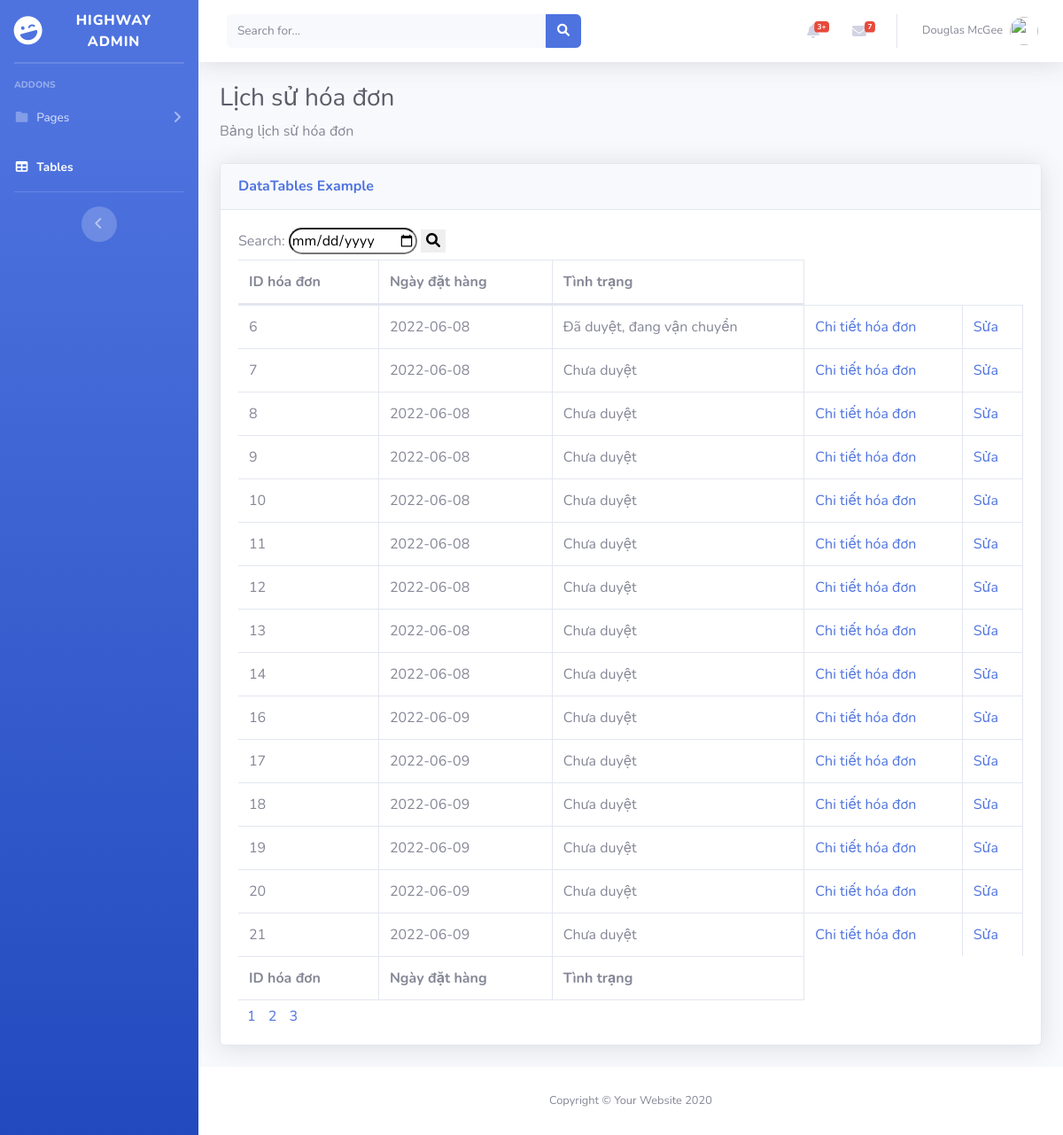
/back-end/php/quanlysp/lich_su_hoa_don.php (signed in), run on the app's committed database.
### tables this page shows
CREATE TABLE IF NOT EXISTS `bill` (
  `id_bill` int(10) NOT NULL AUTO_INCREMENT,
  `bill_type` varchar(50) NOT NULL,
  `id_customer` int(11) NOT NULL,
  `date` date NOT NULL,
  `status` int(11) NOT NULL,
  PRIMARY KEY (`id_bill`),
  KEY `id_customer` (`id_customer`)
);

### back-end/php/quanlysp/lich_su_hoa_don.php (the view, shortened to what this page needs)
<!DOCTYPE html>
<html lang="en">
<head>
    <link href="/Thời trang nam casual/back-end/vendor/fontawesome-free/css/all.min.css" rel="stylesheet" type="text/css">
        <link rel="stylesheet" href="/Thời trang nam casual/back-end/fontawesome-free-6.1.1-web/css/all.css">
    <link href="/Thời trang nam casual/back-end/css/sb-admin-2.min.css" rel="stylesheet">
    <link href="/Thời trang nam casual/back-end/vendor/datatables/dataTables.bootstrap4.min.css" rel="stylesheet">
</head>
<body id="page-top">
    <div id="wrapper">
        <ul class="navbar-nav bg-gradient-primary sidebar sidebar-dark accordion" id="accordionSidebar">
            <a class="sidebar-brand d-flex align-items-center justify-content-center" href="index.html">
                <div class="sidebar-brand-icon rotate-n-15">
                    <i class="fas fa-laugh-wink"></i>
                </div>
                <div class="sidebar-brand-text mx-3">HIGHWAY ADMIN</div>
            </a>
            <hr class="sidebar-divider my-0">
            <hr class="sidebar-divider">
            <div class="sidebar-heading">
                Addons
            </div>
            <li class="nav-item">
                <a class="nav-link collapsed" href="#" data-toggle="collapse" data-target="#collapsePages"
                    aria-expanded="true" aria-controls="collapsePages">
                    <i class="fas fa-fw fa-folder"></i>
                    <span>Pages</span>
                </a>
            </li>
            <li class="nav-item active">
                <a class="nav-link" href="tables.html">
                    <i class="fas fa-fw fa-table"></i>
                    <span>Tables</span></a>
            </li>
            <hr class="sidebar-divider d-none d-md-block">
            <div class="text-center d-none d-md-inline">
                <button class="rounded-circle border-0" id="sidebarToggle"></button>
            </div>
        </ul>
        <div id="content-wrapper" class="d-flex flex-column">
            <div id="content">
                <nav class="navbar navbar-expand navbar-light bg-white topbar mb-4 static-top shadow">
                    <form
                        class="d-none d-sm-inline-block form-inline mr-auto ml-md-3 my-2 my-md-0 mw-100 navbar-search">
                        <div class="input-group">
                            <input type="text" class="form-control bg-light border-0 small" placeholder="Search for..."
                                aria-label="Search" aria-describedby="basic-addon2">
                            <div class="input-group-append">
                                <button class="btn btn-primary" type="button">
                                    <i class="fas fa-search fa-sm"></i>
                                </button>
                            </div>
                        </div>
                    </form>
                    <ul class="navbar-nav ml-auto">
                        <li class="nav-item dropdown no-arrow mx-1">
                            <a class="nav-link dropdown-toggle" href="#" id="alertsDropdown" role="button"
                                data-toggle="dropdown" aria-haspopup="true" aria-expanded="false">
                                <i class="fas fa-bell fa-fw"></i>
                                <span class="badge badge-danger badge-counter">3+</span>
                            </a>
                        </li>
                        <li class="nav-item dropdown no-arrow mx-1">
                            <a class="nav-link dropdown-toggle" href="#" id="messagesDropdown" role="button"
                                data-toggle="dropdown" aria-haspopup="true" aria-expanded="false">
                                <i class="fas fa-envelope fa-fw"></i>
                                <span class="badge badge-danger badge-counter">7</span>
                            </a>
                        </li>
                        <li class="nav-item dropdown no-arrow">
                            <a class="nav-link dropdown-toggle" href="#" id="userDropdown" role="button"
                                data-toggle="dropdown" aria-haspopup="true" aria-expanded="false">
                                <span class="mr-2 d-none d-lg-inline text-gray-600 small">Douglas McGee</span>
                                <img class="img-profile rounded-circle"
                                    src="img/undraw_profile.svg">
                            </a>
                        </li>
                    </ul>
                </nav>
                <div class="container-fluid">
                    <h1 class="h3 mb-2 text-gray-800">Lịch sử hóa đơn</h1>
                    <p class="mb-4">Bảng lịch sử hóa đơn</p>
                    <div class="card shadow mb-4">
                        <div class="card-header py-3">
                            <h6 class="m-0 font-weight-bold text-primary">DataTables Example</h6>
                        </div>
                        <div class="card-body">
                        <div class="table-responsive">
                        <?php $search = $_GET['search'] ?? ''; ?>
                            <form action="" method="get">
    Search: <input style="border-radius:15px; " class="search"  type="date" name="search" value="<?php echo $search;?>">
    <button style="border: none;" class="search"><i class="fa-solid fa-magnifying-glass"></i></button>
</form>
                                <table class="table table-bordered" id="dataTable" width="100%" cellspacing="0">
                                    <thead>
                                        <tr>
                                            <th>ID hóa đơn</th>
                                            <th>Ngày đặt hàng</th>
                                            <th>Tình trạng</th>
                                        </tr>
                                    </thead>
                                    <tfoot>
                                        <tr>
                                            <th>ID hóa đơn</th>
                                            <th>Ngày đặt hàng</th>
                                            <th>Tình trạng</th>
                                        </tr>
                                    </tfoot>
                                    <?php
        require_once "../open-connect.php";
        $so_ban_ghi_1_trang = 15;
        if(isset($_GET['p'])){
            $p = $_GET['p'];
        }
        else {
            $p = 1;
        }
        $start = ($p - 1) * $so_ban_ghi_1_trang;
        $sql_tong_ban_ghi = "SELECT COUNT(bill.id_bill)
                AS tong_so_ban_ghi
                FROM bill
                WHERE bill.date LIKE '%$search%'  ";
        $result_tong_ban_ghi = mysqli_query($connect, $sql_tong_ban_ghi);
        foreach ($result_tong_ban_ghi as $each_tong_ban_ghi){
            $tong_so_ban_ghi = $each_tong_ban_ghi['tong_so_ban_ghi'];
        }
        $so_trang = ceil($tong_so_ban_ghi/$so_ban_ghi_1_trang);
        $id_customer = $_SESSION['id_customer'];
        $sql = "SELECT * FROM bill WHERE id_customer = '$id_customer'
                LIMIT $start, $so_ban_ghi_1_trang";
        $result = mysqli_query($connect, $sql);
        foreach ($result as $each){
?>
                                    <tbody>
                                        <tr>
                                            <td><?php echo $each['id_bill']; ?></td>
                                            <td><?php echo $each['date'];?></td>
                                        <td>
                                            <?php
                                                if($each['status'] == 0){
                                                    echo "Chưa duyệt";
                                                }
                                                elseif ($each['status'] == 1){
                                                    echo "Đã duyệt, đang vận chuyển";
                                                }
                                                elseif ($each['status'] == 2){
                                                    echo "Đã xong";
                                                }
                                                elseif ($each['status'] == 3){
                                                    echo "Hủy";
                                                }
                                            ?>
                                        </td>
                                        <td>
                                        <a href="chi_tiet_hoa_don.php?id_bill=<?php echo $each['id_bill'];?>">
                                            Chi tiết hóa đơn
                                        </a>
                                        </td>
                                        <td>
                                            <a href="sua_lich_su.php?status=<?php echo $each['status'];?>
                                            &id_bill=<?php echo $each['id_bill'];?>
                                            ">
                                                Sửa
                                            </a>
                                        </td>
                                        </tr>
                                    </tbody>
                                    <?php
                                        }
                                    ?>
                                </table>
                                <?php
    for($i = 1; $i <= $so_trang; $i++){
?>
    <a style="margin-left: 10px;" href="?p=<?php echo $i;?>&search=<?php echo $search;?>">
        <?php echo $i;?>
    </a>
<?php
    }
?>
                            </div>
                        </div>
                    </div>
                </div>
            </div>
            <footer class="sticky-footer bg-white">
                <div class="container my-auto">
                    <div class="copyright text-center my-auto">
                        <span>Copyright &copy; Your Website 2020</span>
                    </div>
                </div>
            </footer>
        </div>
    </div>
</body>
</html>

### data on the page
bill: id_bill "6", date "2022-06-08", status "Đã duyệt, đang vận chuyển"
bill: id_bill "7", date "2022-06-08", status "Chưa duyệt"
bill: id_bill "8", date "2022-06-08", status "Chưa duyệt"
bill: id_bill "9", date "2022-06-08", status "Chưa duyệt"
bill: id_bill "10", date "2022-06-08", status "Chưa duyệt"
bill: id_bill "11", date "2022-06-08", status "Chưa duyệt"
bill: id_bill "12", date "2022-06-08", status "Chưa duyệt"
bill: id_bill "13", date "2022-06-08", status "Chưa duyệt"
bill: id_bill "14", date "2022-06-08", status "Chưa duyệt"
bill: id_bill "16", date "2022-06-09", status "Chưa duyệt"
bill: id_bill "17", date "2022-06-09", status "Chưa duyệt"
bill: id_bill "18", date "2022-06-09", status "Chưa duyệt"
bill: id_bill "19", date "2022-06-09", status "Chưa duyệt"
bill: id_bill "20", date "2022-06-09", status "Chưa duyệt"
bill: id_bill "21", date "2022-06-09", status "Chưa duyệt"
